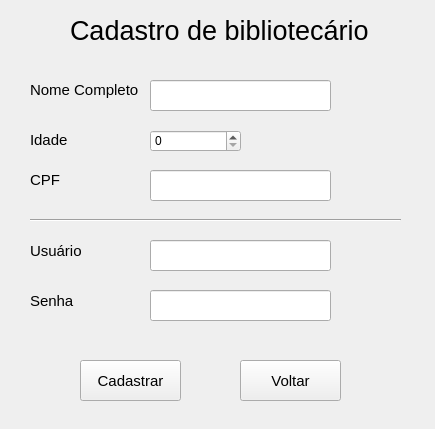
<?xml version="1.0" encoding="UTF-8"?>
<ui version="4.0">
 <class>add_bib_window</class>
 <widget class="QWidget" name="add_bib_window">
  <property name="windowModality">
   <enum>Qt::NonModal</enum>
  </property>
  <property name="geometry">
   <rect>
    <x>0</x>
    <y>0</y>
    <width>435</width>
    <height>429</height>
   </rect>
  </property>
  <property name="maximumSize">
   <size>
    <width>435</width>
    <height>429</height>
   </size>
  </property>
  <property name="windowTitle">
   <string>PySisBib - Cadastro de bibliotecário</string>
  </property>
  <widget class="QLineEdit" name="linha_nome">
   <property name="geometry">
    <rect>
     <x>150</x>
     <y>80</y>
     <width>181</width>
     <height>31</height>
    </rect>
   </property>
  </widget>
  <widget class="QLabel" name="label">
   <property name="geometry">
    <rect>
     <x>70</x>
     <y>10</y>
     <width>301</width>
     <height>41</height>
    </rect>
   </property>
   <property name="font">
    <font>
     <pointsize>20</pointsize>
    </font>
   </property>
   <property name="text">
    <string>Cadastro de bibliotecário</string>
   </property>
  </widget>
  <widget class="QLineEdit" name="linha_cpf">
   <property name="geometry">
    <rect>
     <x>150</x>
     <y>170</y>
     <width>181</width>
     <height>31</height>
    </rect>
   </property>
  </widget>
  <widget class="QLabel" name="label_2">
   <property name="geometry">
    <rect>
     <x>30</x>
     <y>80</y>
     <width>121</width>
     <height>20</height>
    </rect>
   </property>
   <property name="font">
    <font>
     <pointsize>11</pointsize>
    </font>
   </property>
   <property name="text">
    <string>Nome Completo</string>
   </property>
  </widget>
  <widget class="QSpinBox" name="spin_idade">
   <property name="geometry">
    <rect>
     <x>150</x>
     <y>130</y>
     <width>91</width>
     <height>22</height>
    </rect>
   </property>
  </widget>
  <widget class="QLabel" name="label_3">
   <property name="geometry">
    <rect>
     <x>30</x>
     <y>130</y>
     <width>121</width>
     <height>20</height>
    </rect>
   </property>
   <property name="font">
    <font>
     <pointsize>11</pointsize>
    </font>
   </property>
   <property name="text">
    <string>Idade</string>
   </property>
  </widget>
  <widget class="QLabel" name="label_4">
   <property name="geometry">
    <rect>
     <x>30</x>
     <y>170</y>
     <width>121</width>
     <height>20</height>
    </rect>
   </property>
   <property name="font">
    <font>
     <pointsize>11</pointsize>
    </font>
   </property>
   <property name="text">
    <string>CPF</string>
   </property>
  </widget>
  <widget class="Line" name="line">
   <property name="geometry">
    <rect>
     <x>30</x>
     <y>210</y>
     <width>371</width>
     <height>21</height>
    </rect>
   </property>
   <property name="orientation">
    <enum>Qt::Horizontal</enum>
   </property>
  </widget>
  <widget class="QLabel" name="label_5">
   <property name="geometry">
    <rect>
     <x>30</x>
     <y>240</y>
     <width>71</width>
     <height>21</height>
    </rect>
   </property>
   <property name="font">
    <font>
     <pointsize>11</pointsize>
    </font>
   </property>
   <property name="text">
    <string>Usuário</string>
   </property>
  </widget>
  <widget class="QLabel" name="label_6">
   <property name="geometry">
    <rect>
     <x>30</x>
     <y>290</y>
     <width>71</width>
     <height>21</height>
    </rect>
   </property>
   <property name="font">
    <font>
     <pointsize>11</pointsize>
    </font>
   </property>
   <property name="text">
    <string>Senha</string>
   </property>
  </widget>
  <widget class="QLineEdit" name="linha_usuario">
   <property name="geometry">
    <rect>
     <x>150</x>
     <y>240</y>
     <width>181</width>
     <height>31</height>
    </rect>
   </property>
  </widget>
  <widget class="QLineEdit" name="linha_senha">
   <property name="geometry">
    <rect>
     <x>150</x>
     <y>290</y>
     <width>181</width>
     <height>31</height>
    </rect>
   </property>
  </widget>
  <widget class="QPushButton" name="botao_cadastrar">
   <property name="geometry">
    <rect>
     <x>80</x>
     <y>360</y>
     <width>101</width>
     <height>41</height>
    </rect>
   </property>
   <property name="font">
    <font>
     <pointsize>11</pointsize>
    </font>
   </property>
   <property name="text">
    <string>Cadastrar</string>
   </property>
  </widget>
  <widget class="QPushButton" name="botao_voltar">
   <property name="geometry">
    <rect>
     <x>240</x>
     <y>360</y>
     <width>101</width>
     <height>41</height>
    </rect>
   </property>
   <property name="font">
    <font>
     <pointsize>11</pointsize>
    </font>
   </property>
   <property name="text">
    <string>Voltar</string>
   </property>
  </widget>
 </widget>
 <resources/>
 <connections/>
</ui>
